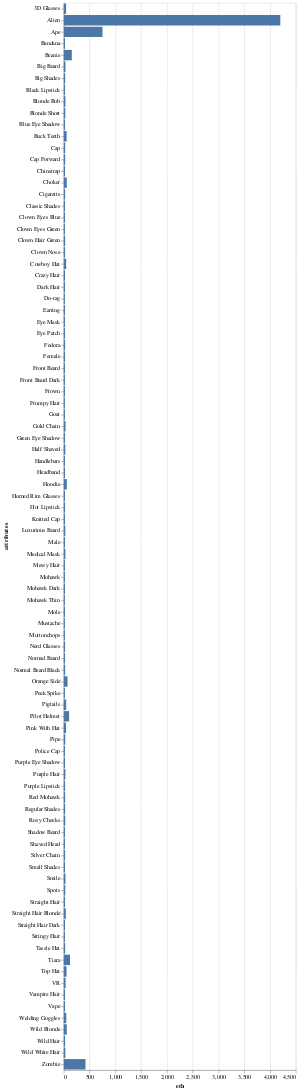

Notebook code for this chart:
### Code cell
alt.Chart(ethattr).encode(x="eth", y="attributes").mark_bar()

### Figure 1 — Vega-Lite specification as saved in the notebook (floating-point values rounded to 4 significant figures)
{"config": {"view": {"continuousWidth": 400, "continuousHeight": 300}}, "data": {"name": "data-e81bb3d37756c5e9bbad2e9285634829"}, "mark": "bar", "encoding": {"x": {"type": "quantitative", "field": "eth"}, "y": {"type": "nominal", "field": "attributes"}}, "$schema": "https://vega.github.io/schema/vega-lite/v4.8.1.json", "datasets": {"data-e81bb3d37756c5e9bbad2e9285634829": [{"attributes": "3D Glasses", "eth": 45.0}, {"attributes": "Alien", "eth": 4200.0}, {"attributes": "Ape", "eth": 750.0}, {"attributes": "Bandana", "eth": 22.5}, {"attributes": "Beanie", "eth": 155.0}, {"attributes": "Big Beard", "eth": 33.0}, {"attributes": "Big Shades", "eth": 27.24}, {"attributes": "Black Lipstick", "eth": 24.0}, {"attributes": "Blonde Bob", "eth": 31.49}, {"attributes": "Blonde Short", "eth": 28.28}, {"attributes": "Blue Eye Shadow", "eth": 24.47}, {"attributes": "Buck Teeth", "eth": 55.0}, {"attributes": "Cap", "eth": 27.0}, {"attributes": "Cap Forward", "eth": 27.74}, {"attributes": "Chinstrap", "eth": 23.75}, {"attributes": "Choker", "eth": 57.5}, {"attributes": "Cigarette", "eth": 25.99}, {"attributes": "Classic Shades", "eth": 23.23}, {"attributes": "Clown Eyes Blue", "eth": 23.97}, {"attributes": "Clown Eyes Green", "eth": 22.0}, {"attributes": "Clown Hair Green", "eth": 26.05}, {"attributes": "Clown Nose", "eth": 24.99}, {"attributes": "Cowboy Hat", "eth": 45.5}, {"attributes": "Crazy Hair", "eth": 24.0}, {"attributes": "Dark Hair", "eth": 23.99}, {"attributes": "Do-rag", "eth": 21.0}, {"attributes": "Earring", "eth": 23.99}, {"attributes": "Eye Mask", "eth": 22.99}, {"attributes": "Eye Patch", "eth": 23.99}, {"attributes": "Fedora", "eth": 25.0}, {"attributes": "Female", "eth": 24.5}, {"attributes": "Front Beard", "eth": 22.25}, {"attributes": "Front Beard Dark", "eth": 21.38}, {"attributes": "Frown", "eth": 22.22}, {"attributes": "Frumpy Hair", "eth": 20.99}, {"attributes": "Goat", "eth": 21.99}, {"attributes": "Gold Chain", "eth": 34.0}, {"attributes": "Green Eye Shadow", "eth": 24.0}, {"attributes": "Half Shaved", "eth": 29.5}, {"attributes": "Handlebars", "eth": 22.2}, {"attributes": "Headband", "eth": 23.99}, {"attributes": "Hoodie", "eth": 58.5}, {"attributes": "Horned Rim Glasses", "eth": 22.62}, {"attributes": "Hot Lipstick", "eth": 24.63}, {"attributes": "Knitted Cap", "eth": 23.38}, {"attributes": "Luxurious Beard", "eth": 29.0}, {"attributes": "Male", "eth": 23.88}, {"attributes": "Medical Mask", "eth": 31.24}, {"attributes": "Messy Hair", "eth": 22.24}, {"attributes": "Mohawk", "eth": 21.97}, {"attributes": "Mohawk Dark", "eth": 22.75}, {"attributes": "Mohawk Thin", "eth": 21.0}, {"attributes": "Mole", "eth": 22.38}, {"attributes": "Mustache", "eth": 21.25}, {"attributes": "Muttonchops", "eth": 21.09}, {"attributes": "Nerd Glasses", "eth": 24.5}, {"attributes": "Normal Beard", "eth": 23.92}, {"attributes": "Normal Beard Black", "eth": 26.0}, {"attributes": "Orange Side", "eth": 72.5}, {"attributes": "Peak Spike", "eth": 21.98}, {"attributes": "Pigtails", "eth": 45.94}, {"attributes": "Pilot Helmet", "eth": 103.0}, {"attributes": "Pink With Hat", "eth": 43.0}, {"attributes": "Pipe", "eth": 28.0}, {"attributes": "Police Cap", "eth": 23.02}, {"attributes": "Purple Eye Shadow", "eth": 23.99}, {"attributes": "Purple Hair", "eth": 30.74}, {"attributes": "Purple Lipstick", "eth": 24.4}, {"attributes": "Red Mohawk", "eth": 25.99}, {"attributes": "Regular Shades", "eth": 25.49}, {"attributes": "Rosy Cheeks", "eth": 28.0}, {"attributes": "Shadow Beard", "eth": 23.62}, {"attributes": "Shaved Head", "eth": 22.15}, {"attributes": "Silver Chain", "eth": 25.49}, {"attributes": "Small Shades", "eth": 23.38}, {"attributes": "Smile", "eth": 32.5}, {"attributes": "Spots", "eth": 28.54}, {"attributes": "Straight Hair", "eth": 23.99}, {"attributes": "Straight Hair Blonde", "eth": 39.0}, {"attributes": "Straight Hair Dark", "eth": 23.74}, {"attributes": "Stringy Hair", "eth": 21.93}, {"attributes": "Tassle Hat", "eth": 27.0}, {"attributes": "Tiara", "eth": 120.0}, {"attributes": "Top Hat", "eth": 53.0}, {"attributes": "VR", "eth": 35.0}, {"attributes": "Vampire Hair", "eth": 24.25}, {"attributes": "Vape", "eth": 24.0}, {"attributes": "Welding Goggles", "eth": 48.5}, {"attributes": "Wild Blonde", "eth": 57.5}, {"attributes": "Wild Hair", "eth": 25.55}, {"attributes": "Wild White Hair", "eth": 30.0}, {"attributes": "Zombie", "eth": 420.5}]}}
